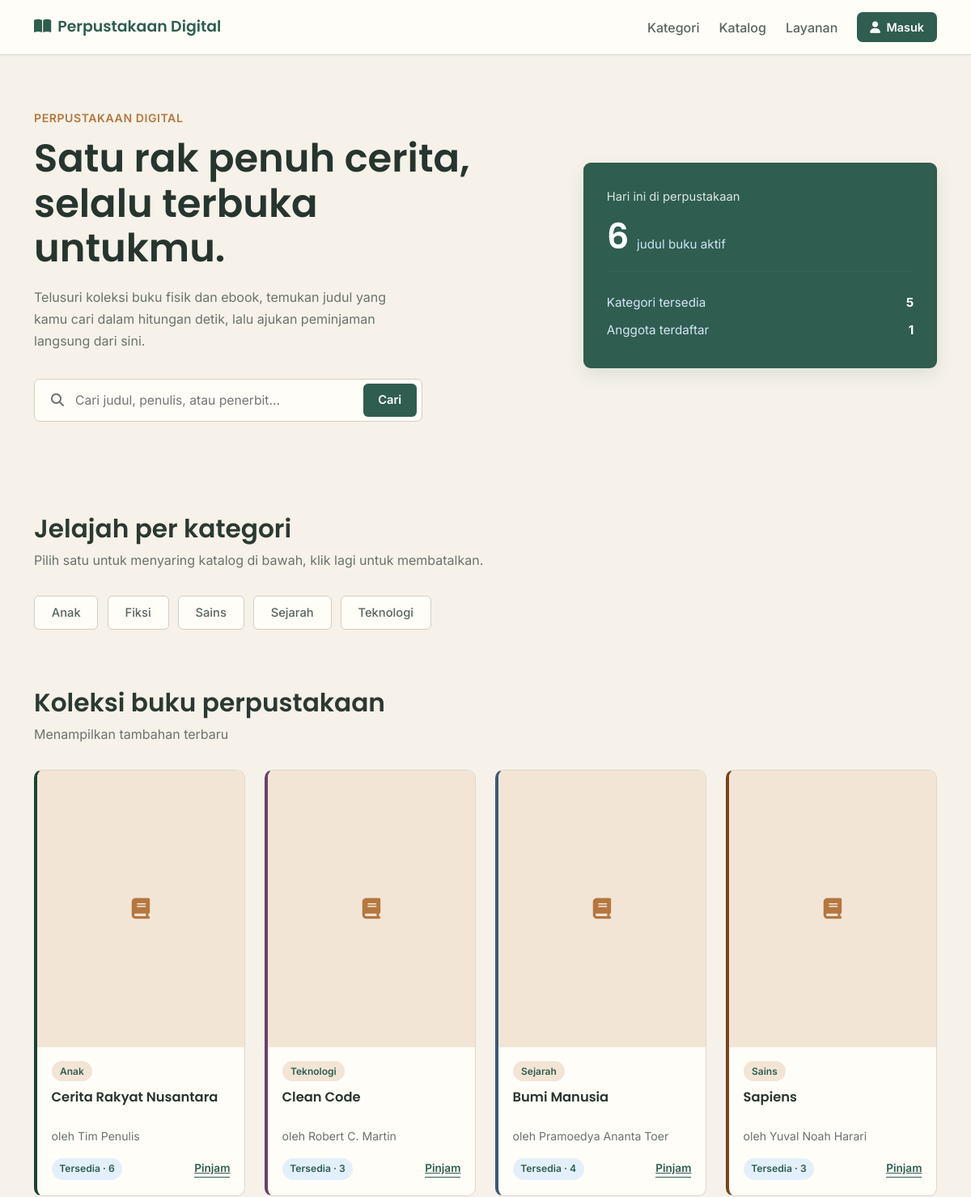
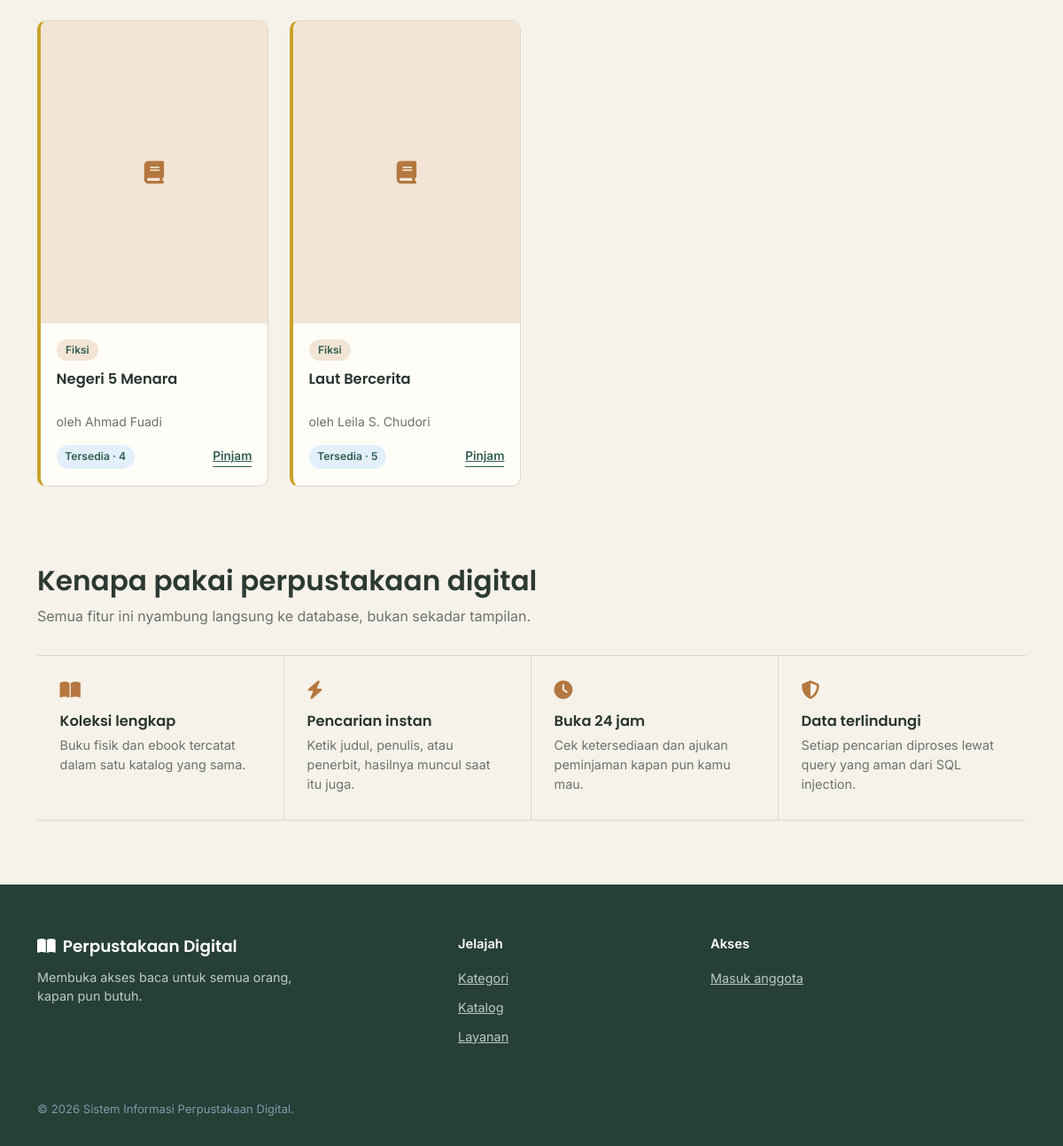
The page / on the database its author committed (2 pictures, top to bottom).
### tables this page shows
CREATE TABLE IF NOT EXISTS categories (
    id INT AUTO_INCREMENT PRIMARY KEY,
    nama_kategori VARCHAR(100) NOT NULL,
    slug VARCHAR(120) NOT NULL UNIQUE,
    deskripsi TEXT NULL,
    status ENUM('aktif', 'nonaktif') NOT NULL DEFAULT 'aktif',
    created_at TIMESTAMP DEFAULT CURRENT_TIMESTAMP,
    updated_at TIMESTAMP DEFAULT CURRENT_TIMESTAMP ON UPDATE CURRENT_TIMESTAMP
);

CREATE TABLE IF NOT EXISTS books (
    id INT AUTO_INCREMENT PRIMARY KEY,
    category_id INT NOT NULL,
    kode_buku VARCHAR(50) NOT NULL UNIQUE,
    judul VARCHAR(255) NOT NULL,
    slug VARCHAR(280) NOT NULL,
    penulis VARCHAR(150) NOT NULL,
    penerbit VARCHAR(150) NULL,
    tahun_terbit YEAR NULL,
    jumlah_stok INT NOT NULL DEFAULT 0,
    stok_tersedia INT NOT NULL DEFAULT 0,
    cover VARCHAR(255) NULL,
    status ENUM('aktif', 'nonaktif') NOT NULL DEFAULT 'aktif',
    created_at TIMESTAMP DEFAULT CURRENT_TIMESTAMP,
    updated_at TIMESTAMP DEFAULT CURRENT_TIMESTAMP ON UPDATE CURRENT_TIMESTAMP,
    CONSTRAINT fk_books_category FOREIGN KEY (category_id) REFERENCES categories(id) ON DELETE RESTRICT
);

### app/helpers/auth.php (called while the page is built, shortened)
<?php
function sudahLogin(): bool
{
    return isset($_SESSION['status'], $_SESSION['user_id']) && $_SESSION['status'] === 'login';
}
function currentUser(): ?array
{
    if (!sudahLogin()) {
        return null;
    }
    return [
        'id'       => $_SESSION['user_id'],
        'nama'     => $_SESSION['nama'] ?? '',
        'username' => $_SESSION['username'] ?? '',
        'role'     => $_SESSION['role'] ?? '',
        'email'    => $_SESSION['email'] ?? '',
    ];
}

### frontend/includes/functions.php (the view, shortened to what this page needs)
<?php
function render_book_card(array $book, ?array $viewer = null): string
{
    $judul    = htmlspecialchars($book['judul'] ?? 'Tanpa Judul', ENT_QUOTES, 'UTF-8');
    $penulis  = htmlspecialchars($book['penulis'] ?? '-', ENT_QUOTES, 'UTF-8');
    $kategori = htmlspecialchars($book['nama_kategori'] ?? 'Umum', ENT_QUOTES, 'UTF-8');
    $cover    = trim((string) ($book['cover'] ?? ''));
    $coverSrc = $cover !== '' ? htmlspecialchars($cover, ENT_QUOTES, 'UTF-8') : '';
    $spinePalette = ['#1B4332', '#C9A227', '#7A4419', '#3A5A78', '#6B3F69'];
    $spineIndex   = ((int) ($book['category_id'] ?? 0)) % count($spinePalette);
    $spineColor   = $spinePalette[$spineIndex];
    $stokTersedia = (int) ($book['stok_tersedia'] ?? 0);
    if ($stokTersedia > 0) {
        $stokBadge = '<span class="stok-badge stok-tersedia">Tersedia · ' . $stokTersedia . '</span>';
    } else {
        $stokBadge = '<span class="stok-badge stok-habis">Stok habis</span>';
    }
    $bookId = (int) ($book['id'] ?? 0);
    if ($stokTersedia <= 0) {
        $borrowButton = '<span class="book-borrow-link book-borrow-disabled">Stok Habis</span>';
    } elseif ($viewer === null) {
        $borrowButton = '<a href="login/pages/login.php" class="book-borrow-link">Pinjam</a>';
    } elseif (($viewer['role'] ?? '') === 'peminjam') {
        $borrowButton = '<a href="frontend/page/pinjam.php?id=' . $bookId . '" class="book-borrow-link">Pinjam</a>';
    } else {
        $borrowButton = '<span class="book-borrow-link book-borrow-disabled" title="Akun staf menggunakan dashboard backend">Staf</span>';
    }
    ?>
    <div class="col-6 col-md-4 col-lg-3">
        <div class="card-book" style="--spine-color: <?= $spineColor ?>;">
            <div class="book-cover-wrap">
                <?php if ($coverSrc !== ''): ?>
                    <img
                        src="<?= $coverSrc ?>"
                        class="book-cover"
                        alt="Sampul <?= $judul ?>"
                        loading="lazy"
                        onerror="this.style.display='none';this.nextElementSibling.style.display='flex';"
                    >
                    <div class="book-cover-fallback" style="display:none;">
                        <i class="fas fa-book"></i>
                    </div>
                <?php else: ?>
                    <div class="book-cover-fallback">
                        <i class="fas fa-book"></i>
                    </div>
                <?php endif; ?>
            </div>
            <div class="card-book-body">
                <span class="kategori-tag"><?= $kategori ?></span>
                <h3 class="book-title" title="<?= $judul ?>"><?= $judul ?></h3>
                <p class="book-author">oleh <?= $penulis ?></p>
                <div class="card-book-footer">
                    <?= $stokBadge ?>
                    <?= $borrowButton ?>
                </div>
            </div>
        </div>
    </div>
    <?php
    return ob_get_clean();
}

### index.php (shortened to what this page needs)
<?php
require_once __DIR__ . '/app/helpers/auth.php';
$me = currentUser();
include 'frontend/database/connection.php';
include 'frontend/includes/functions.php';
$categories = [];
$resKategori = $conn->query("SELECT id, nama_kategori FROM categories WHERE status = 'aktif' ORDER BY nama_kategori ASC");
if ($resKategori) {
    $categories = $resKategori->fetch_all(MYSQLI_ASSOC);
}
$books = [];
$resBuku = $conn->query("
    SELECT books.*, categories.nama_kategori
    FROM books
    LEFT JOIN categories ON categories.id = books.category_id
    WHERE books.status = 'aktif'
    ORDER BY books.id DESC
    LIMIT 12
");
if ($resBuku) {
    $books = $resBuku->fetch_all(MYSQLI_ASSOC);
}
$totalBukuAktif = 0;
$resTotalBuku = $conn->query("SELECT COUNT(*) AS total FROM books WHERE status = 'aktif'");
if ($resTotalBuku) {
    $totalBukuAktif = (int) ($resTotalBuku->fetch_assoc()['total'] ?? 0);
}
$totalKategoriAktif = count($categories);
$totalAnggota = 0;
$resTotalAnggota = $conn->query("SELECT COUNT(*) AS total FROM users WHERE role = 'peminjam'");
if ($resTotalAnggota) {
    $totalAnggota = (int) ($resTotalAnggota->fetch_assoc()['total'] ?? 0);
}
?>
<!DOCTYPE html>
<html lang="id">
<?php include 'frontend/partials/head.php' ?>
<body>
    <?php include 'frontend/layouts/navbar.php' ?>
    <?php include 'frontend/partials/hero.php' ?>
    <?php include 'frontend/partials/kategori.php' ?>
    <?php include 'frontend/partials/katalog.php' ?>
    <?php include 'frontend/partials/keunggulan.php' ?>
    <?php include 'frontend/layouts/footer.php' ?>
</body>
</html>

### frontend/partials/head.php (shortened to what this page needs)
<head>
    <link href="https://cdn.jsdelivr.net/npm/bootstrap@5.3.0/dist/css/bootstrap.min.css" rel="stylesheet">
    <link rel="stylesheet" href="https://cdnjs.cloudflare.com/ajax/libs/font-awesome/6.4.0/css/all.min.css">
    <link rel="stylesheet" href="frontend/assets/style.css">
    <link rel="stylesheet" href="frontend/assets/theme_override.css">
</head>

### frontend/layouts/navbar.php (shortened to what this page needs)
<nav class="site-nav navbar navbar-expand-lg sticky-top">
    <div class="container">
        <a class="navbar-brand" href="index.php">
            <i class="fas fa-book-open me-2"></i>Perpustakaan Digital
        </a>
        <div class="collapse navbar-collapse" id="navMenu">
            <ul class="navbar-nav ms-auto align-items-lg-center gap-lg-2">
                <li class="nav-item"><a class="nav-link" href="#kategori">Kategori</a></li>
                <li class="nav-item"><a class="nav-link" href="#katalog">Katalog</a></li>
                <li class="nav-item"><a class="nav-link" href="#keunggulan">Layanan</a></li>
                <?php if (!empty($me)): ?>
                    <li class="nav-item"><a class="nav-link" href="frontend/page/riwayat.php"><i class="fas fa-clock-rotate-left me-1"></i>Riwayat Saya</a></li>
                    <li class="nav-item nav-user-pill">
                        <i class="fas fa-circle-user me-1"></i><?= htmlspecialchars($me['nama'] ?: $me['username'], ENT_QUOTES, 'UTF-8') ?>
                    </li>
                    <li class="nav-item ms-lg-2">
                        <a href="backend/logout.php" class="btn btn-nav-logout">
                            <i class="fas fa-right-from-bracket me-1"></i> Keluar
                        </a>
                    </li>
                <?php else: ?>
                    <li class="nav-item ms-lg-2">
                        <a href="login/pages/login.php" class="btn btn-nav-login">
                            <i class="fas fa-user me-1"></i> Masuk
                        </a>
                    </li>
                <?php endif; ?>
            </ul>
        </div>
    </div>
</nav>

### frontend/partials/hero.php
<section class="hero-section">
    <div class="container">
        <div class="row align-items-center g-5">
            <div class="col-lg-7">
                <p class="hero-eyebrow">Perpustakaan Digital</p>
                <h1 class="hero-title">Satu rak penuh cerita,<br>selalu terbuka untukmu.</h1>
                <p class="hero-lead">
                    Telusuri koleksi buku fisik dan ebook, temukan judul yang kamu cari dalam hitungan detik,
                    lalu ajukan peminjaman langsung dari sini.
                </p>
                <div class="hero-search">
                    <i class="fas fa-search hero-search-icon"></i>
                    <input
                        type="text"
                        id="liveSearchInput"
                        class="hero-search-input"
                        placeholder="Cari judul, penulis, atau penerbit..."
                        autocomplete="off"
                    >
                    <button id="searchBtn" class="hero-search-btn" type="button">Cari</button>
                </div>
            </div>
            <div class="col-lg-5">
                <div class="hero-card">
                    <span class="hero-card-label">Hari ini di perpustakaan</span>
                    <div class="hero-card-stat">
                        <span class="hero-card-number"><?= number_format($totalBukuAktif ?? 0) ?></span>
                        <span class="hero-card-unit">judul buku aktif</span>
                    </div>
                    <hr class="hero-card-rule">
                    <div class="hero-card-row">
                        <span>Kategori tersedia</span>
                        <strong><?= number_format($totalKategoriAktif ?? 0) ?></strong>
                    </div>
                    <div class="hero-card-row">
                        <span>Anggota terdaftar</span>
                        <strong><?= number_format($totalAnggota ?? 0) ?></strong>
                    </div>
                </div>
            </div>
        </div>
    </div>
</section>

### frontend/partials/kategori.php
<section id="kategori" class="section-kategori">
    <div class="container">
        <div class="section-heading">
            <h2>Jelajah per kategori</h2>
            <p>Pilih satu untuk menyaring katalog di bawah, klik lagi untuk membatalkan.</p>
        </div>
        <?php if (empty($categories)): ?>
            <p class="text-muted">Belum ada kategori tersedia.</p>
        <?php else: ?>
            <div class="kategori-scroll">
                <?php foreach ($categories as $cat): ?>
                    <button
                        type="button"
                        class="kategori-chip"
                        data-kategori-id="<?= (int) $cat['id'] ?>"
                        onclick="filterKategori(<?= (int) $cat['id'] ?>)"
                    >
                        <?= htmlspecialchars($cat['nama_kategori'], ENT_QUOTES, 'UTF-8') ?>
                    </button>
                <?php endforeach; ?>
            </div>
        <?php endif; ?>
    </div>
</section>

### frontend/partials/katalog.php
<section id="katalog" class="section-katalog">
    <div class="container">
        <div class="section-heading section-heading-row">
            <div>
                <h2>Koleksi buku perpustakaan</h2>
                <p id="katalogInfo">Menampilkan tambahan terbaru</p>
            </div>
        </div>
        <div class="row g-4" id="katalogGrid">
            <?php if (empty($books)): ?>
                <?= render_empty_state('Belum ada buku yang tersedia saat ini.') ?>
            <?php else: ?>
                <?php foreach ($books as $book): ?>
                    <?= render_book_card($book, $me ?? null) ?>
                <?php endforeach; ?>
            <?php endif; ?>
        </div>
    </div>
</section>

### frontend/partials/keunggulan.php
<section id="keunggulan" class="section-keunggulan">
    <div class="container">
        <div class="section-heading">
            <h2>Kenapa pakai perpustakaan digital</h2>
            <p>Semua fitur ini nyambung langsung ke database, bukan sekadar tampilan.</p>
        </div>
        <div class="row g-0 keunggulan-row">
            <div class="col-md-3 col-6 keunggulan-item">
                <i class="fas fa-book-open"></i>
                <h3>Koleksi lengkap</h3>
                <p>Buku fisik dan ebook tercatat dalam satu katalog yang sama.</p>
            </div>
            <div class="col-md-3 col-6 keunggulan-item">
                <i class="fas fa-bolt"></i>
                <h3>Pencarian instan</h3>
                <p>Ketik judul, penulis, atau penerbit, hasilnya muncul saat itu juga.</p>
            </div>
            <div class="col-md-3 col-6 keunggulan-item">
                <i class="fas fa-clock"></i>
                <h3>Buka 24 jam</h3>
                <p>Cek ketersediaan dan ajukan peminjaman kapan pun kamu mau.</p>
            </div>
            <div class="col-md-3 col-6 keunggulan-item">
                <i class="fas fa-shield-halved"></i>
                <h3>Data terlindungi</h3>
                <p>Setiap pencarian diproses lewat query yang aman dari SQL injection.</p>
            </div>
        </div>
    </div>
</section>

### frontend/layouts/footer.php (shortened to what this page needs)
<footer class="site-footer">
    <div class="container">
        <div class="row gy-4">
            <div class="col-md-5">
                <p class="footer-brand"><i class="fas fa-book-open me-2"></i>Perpustakaan Digital</p>
                <p class="footer-text">Membuka akses baca untuk semua orang, kapan pun butuh.</p>
            </div>
            <div class="col-md-3">
                <p class="footer-heading">Jelajah</p>
                <ul class="footer-links">
                    <li><a href="#kategori">Kategori</a></li>
                    <li><a href="#katalog">Katalog</a></li>
                    <li><a href="#keunggulan">Layanan</a></li>
                </ul>
            </div>
            <div class="col-md-4">
                <p class="footer-heading">Akses</p>
                <ul class="footer-links">
                    <li><a href="login/pages/login.php">Masuk anggota</a></li>
                </ul>
            </div>
        </div>
        <hr class="footer-rule">
        <p class="footer-copy">&copy; <?= date('Y') ?> Sistem Informasi Perpustakaan Digital.</p>
    </div>
</footer>

### frontend/assets/theme_override.css (style rules this page uses)
:root { --color-bg:#f6f2e9; --color-surface:#fffdf8; --color-ink:#29352f; --color-ink-soft:#69736d; --color-primary:#2f5d50; --color-primary-dark:#23483e; --color-accent:#b4773f; --color-accent-soft:#f2e5d5; --color-border:#ded8ca; }
body { background:var(--color-bg);color:var(--color-ink) }
.site-nav { background:#fffdf8;border-bottom:1px solid var(--color-border);box-shadow:0 1px 5px rgba(54,47,35,.04) }
.site-nav .navbar-brand { color:var(--color-primary);font-size:1.18rem }
.site-nav .nav-link { color:#59655f }
.btn-nav-login { background:var(--color-primary);border-radius:7px;padding:.48rem 1rem }
.hero-section { padding:4.2rem 0 3.6rem }
.hero-eyebrow { color:var(--color-accent);font-size:.88rem;letter-spacing:.04em;text-transform:uppercase }
.hero-title { font-weight:600;max-width:18ch;color:#26352e }
.hero-lead { color:var(--color-ink-soft);font-size:1rem;line-height:1.7 }
.hero-search { border-radius:7px;border:1px solid #d5cec0;box-shadow:none;background:#fffdf8 }
.hero-search-btn { background:var(--color-primary);border-radius:6px;padding:.58rem 1.15rem }
.hero-card { background:var(--color-primary);border-radius:9px;padding:1.9rem 1.8rem;box-shadow:0 8px 22px rgba(47,93,80,.12) }
.hero-card-label { color:#dce7e1 }
.hero-card-number { font-size:2.7rem }
.section-heading h2 { color:#2b3932;font-weight:600 }
.section-heading p { color:var(--color-ink-soft) }
.kategori-chip { border-color:#d4cec2;background:#fffdf8;color:#59655f;border-radius:6px }
.section-keunggulan { padding-top:1rem }
.keunggulan-item i { color:var(--color-accent) }
.site-footer { background:#263f37;color:#d9e1dc }
.footer-brand,.footer-heading { color:#fff }
.footer-text,.footer-links a { color:#bdcbc4 }

### rows shown on the page
categories: nama_kategori "Anak"
categories: nama_kategori "Fiksi"
categories: nama_kategori "Sains"
categories: nama_kategori "Sejarah"
categories: nama_kategori "Teknologi"
books: category.nama_kategori "Anak", judul "Cerita Rakyat Nusantara", penulis "Tim Penulis", stok_tersedia "6", shows "Pinjam"
books: category.nama_kategori "Teknologi", judul "Clean Code", penulis "Robert C. Martin", stok_tersedia "3", shows "Pinjam"
books: category.nama_kategori "Sejarah", judul "Bumi Manusia", penulis "Pramoedya Ananta Toer", stok_tersedia "4", shows "Pinjam"
books: category.nama_kategori "Sains", judul "Sapiens", penulis "Yuval Noah Harari", stok_tersedia "3", shows "Pinjam"
books: category.nama_kategori "Fiksi", judul "Negeri 5 Menara", penulis "Ahmad Fuadi", stok_tersedia "4", shows "Pinjam"
books: category.nama_kategori "Fiksi", judul "Laut Bercerita", penulis "Leila S. Chudori", stok_tersedia "5", shows "Pinjam"

### other values the page prints
$totalBukuAktif "6"
$totalKategoriAktif "5"
$totalAnggota "1"
